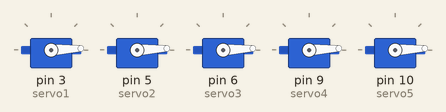
Recording of a sketch running on a simulated Arduino Uno, built with avr-gcc and run on an emulated ATmega328P. On the bench: 5 × servo.

Above: at 0.05 s.
At 0.45 s:
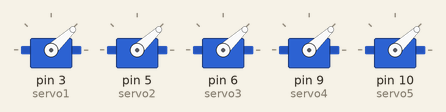
At 0.85 s:
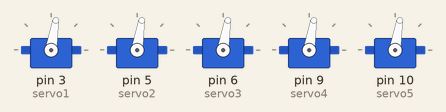
At 1.2 s:
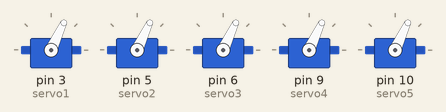
At 1.55 s:
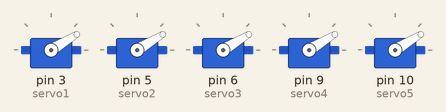
At 1.7 s:
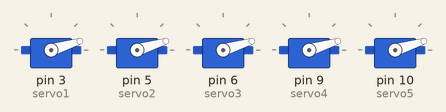
Timing chart, 0 to 4.3 s (numbered marks = the images above):
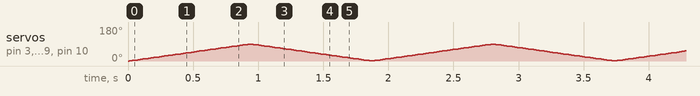

The sketch:

Five_servo_motors.ino
```cpp
#include <Servo.h>

Servo servo1;
Servo servo2;
Servo servo3;
Servo servo4;
Servo servo5;
int i=0;


void setup()
{
  servo1.attach(3);
  servo2.attach(5);
  servo3.attach(6);
  servo4.attach(9);
  servo5.attach(10);

}

void loop() {
  for (int i = 0; i < 90; i++) {
    servo1.write(i);
    servo2.write(i);
    servo3.write(i);
    servo4.write(i);
    servo5.write(i);

    delay(10);
  }
  for (i = 90; i > 0; i--) {
    servo1.write(i);
    servo2.write(i);
    servo3.write(i);
    servo4.write(i);
    servo5.write(i);

    delay(10);
  }
}
```
